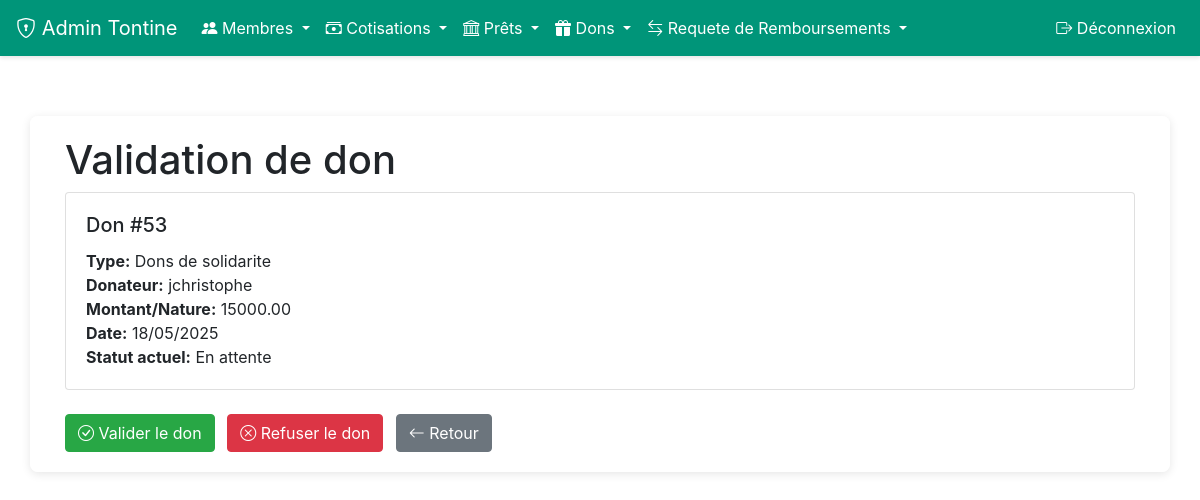
Screenshot of /admin-tontine/dons/53/valider/ (signed in) with the database file from the repository.
### application/models.py (models this page shows, shortened)
class Don(models.Model):
    STATUT_CHOICES = [
        ('ATT', 'En attente'),
        ('VAL', 'Validé'),
        ('REF', 'Refusé')
    ]
    type_don = models.CharField(max_length=50)
    montant = models.DecimalField(max_digits=10, decimal_places=2, null=True, blank=True)
    nature = models.CharField(max_length=255, null=True, blank=True)
    message = models.TextField(blank=True)
    anonyme = models.BooleanField(default=False)
    moyen_paiement = models.CharField(max_length=50, blank=True, null=True)
    donateur = models.ForeignKey(User, on_delete=models.SET_NULL, null=True, blank=True)
    methode = models.CharField(max_length=50, blank=True, null=True)
    date = models.DateTimeField(auto_now_add=True)
    statut = models.CharField(max_length=3, choices=STATUT_CHOICES, default='ATT')

### application/views.py (the view, shortened to what this page needs)
# urls.py: path('admin-tontine/dons/<int:don_id>/valider/', views.admin_valider_don, name='admin_valider_don'),
@login_required
@user_passes_test(is_tontine_admin)
def admin_valider_don(request, don_id):
    don = get_object_or_404(Don, id=don_id)
    return render(request, 'admin_tontine/valider_don.html', {'don': don})

### application/views.py (called while the page is built)
def is_tontine_admin(user):
    return hasattr(user, 'profile') and user.profile.is_tontine_admin

### application/templates/admin_tontine/valider_don.html (shortened to what this page needs)
{% extends 'bas.html' %}
{% block content %}
<div class="container">
    <h1>Validation de don</h1>
    <div class="card mb-4">
        <div class="card-body">
            <h5 class="card-title">Don #{{ don.id }}</h5>
            <p class="card-text">
                <strong>Type:</strong> {{ don.type_don }}<br>
                <strong>Donateur:</strong> {% if don.anonyme %}Anonyme{% else %}{{ don.donateur.username }}{% endif %}<br>
                <strong>Montant/Nature:</strong> {{ don.montant|default_if_none:don.nature }}<br>
                <strong>Date:</strong> {{ don.date|date:"d/m/Y" }}<br>
                <strong>Statut actuel:</strong> {{ don.get_statut_display }}
            </p>
        </div>
    </div>
    <form method="post">
        <button type="submit" name="action" value="valider" class="btn btn-success mr-2">
            <i class="bi bi-check-circle"></i> Valider le don
        </button>
        <button type="submit" name="action" value="refuser" class="btn btn-danger">
            <i class="bi bi-x-circle"></i> Refuser le don
        </button>
        <a href="{% url 'application:admin_liste_dons' %}" class="btn btn-secondary ml-2">
            <i class="bi bi-arrow-left"></i> Retour
        </a>
    </form>
</div>
{% endblock %}

### application/templates/bas.html (style rules this page uses)
body { margin: 0; padding: 0; background-image: url('https://previews.123rf.com/images/pongmoji/pongmoji1502/pongmoji150200021/36435872-fond-d-%C3%A9cran-int%C3%A9rieur-blanc-la-couleur-de-fond-texture.jpg'); background-size: cover; background-repeat: no-repeat; background-position: center; min-height: 100vh; }

### rows the page displays
Don: id "53", type_don "Dons de solidarite", donateur.username "jchristophe", montant "15000.00", date "18/05/2025", statut "En attente"
